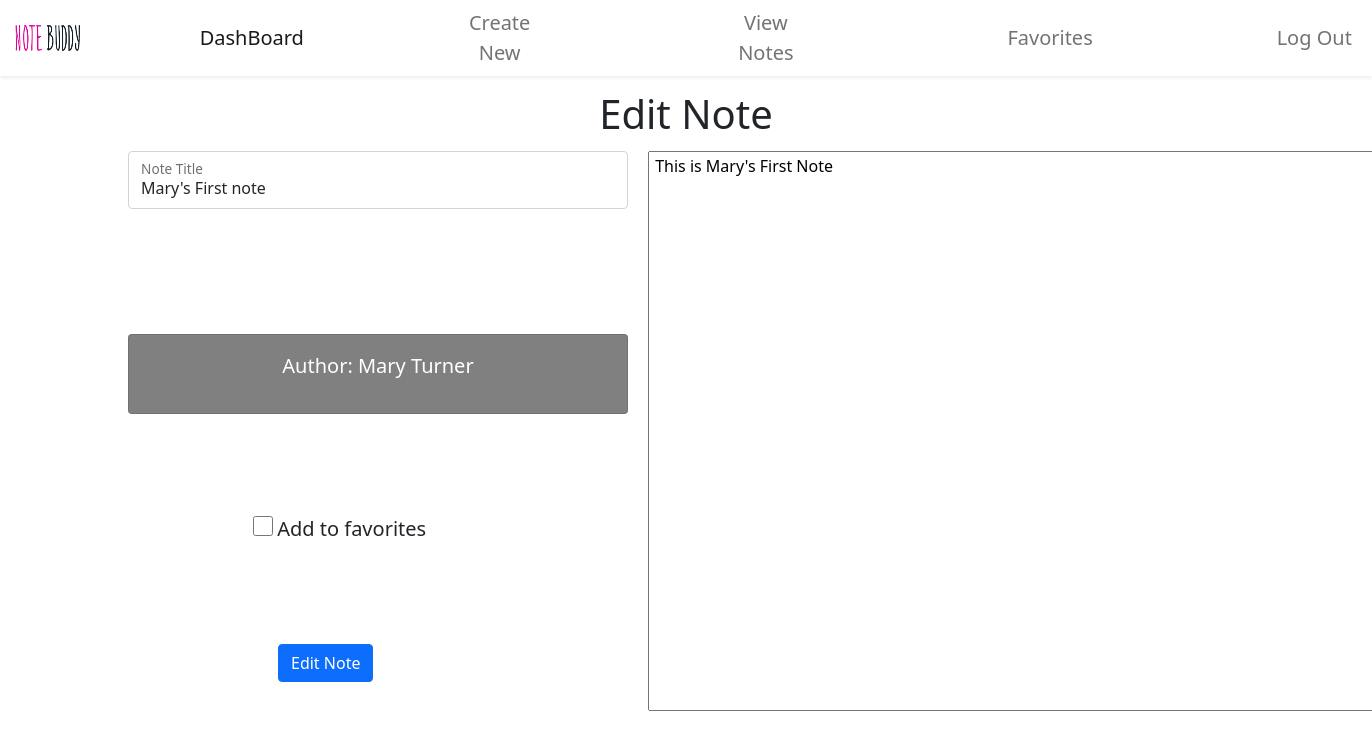
The page /edit/9 (signed in) on the database its author committed.
### tables this page shows
CREATE TABLE notes(
id integer primary key autoincrement Not Null,
user_id int Not Null,
title char(64) Not Null,
context text Not Null,
favorites BIT NOT NULL, date datetime,
Foreign key(user_id) references user(id)
);

CREATE TABLE user (
id INTEGER PRIMARY KEY AUTOINCREMENT,
FirstName VARCHAR(64) NOT NULL,
LastName VARCHAR(64) NOT NULL,
username VARCHAR(64) NOT NULL,
password VARCHAR(64) NOT NULL
);

### main.py (the view)
@app.route('/edit/<note_id>', methods=['GET','POST'])
@login_required
def editPost(note_id):
    if request.method == "POST":
        Edtitle = request.form.get('edTitle')
        Edcontent = request.form.get("edContent")
        Edfavorite = request.form.get("checkEdFav")
        Edpost_date = datetime.datetime.now()
        if Edfavorite == "on":
            Edfavorite = 1
        else:
            Edfavorite = 0
        db.execute('UPDATE notes SET title = ?, context = ?, favorites = ?, date = ? WHERE id = ?', Edtitle, Edcontent, Edfavorite, Edpost_date, note_id)
        flash('Note successfully edited!')
        return redirect(url_for('viewNote'))
    else:
        note = db.execute('SELECT * FROM notes WHERE id = ?', note_id)
        author_Fname = db.execute("SELECT FirstName FROM user WHERE id = ?", session['id'])
        author_Lname = db.execute("SELECT LastName FROM user WHERE id = ?", session['id'])
        return render_template('edit.html', note=note, Fname=author_Fname[0]['FirstName'], Lname=author_Lname[0]['LastName'])

### main.py (called while the page is built)
def login_required(f):
    @wraps(f)
    def wrap(*args, **kwargs):
        if 'logged_in' in session:
            return f(*args, **kwargs)
        else:
            return redirect(url_for('login'))
    return wrap

### templates/edit.html
{% extends 'layout.html' %}
{% block body %}
    <h1 class = "text-center" style="margin-top:1%;">Edit Note</h1>
    {% for i in note %}
    <form id="editNote" style="margin-top:1%;" action="{{url_for('editPost', note_id=i.id)}}" method="POST">
        <div class="container">
            <div class=" flex-child left">
                <div class="form-floating mb-3 createTitleInput">
                    <input type="text" class="form-control" id="floatingInput" name=edTitle value="{{ i.title }}" required>
                    <label for="floatingInput"> Note Title</label>
                </div>
               <div class="card createAuthor">
                  <div class="card-body">
                    <p class="text-center createAuthorText"> Author: {{ Fname }} {{ Lname }}<p>
                  </div>
                </div>
                <div class ="createCheck">
                    {% if i.favorites == 1 %}
                    <input type="checkbox" id="favorites" name=checkEdFav checked>
                    {% else %}
                    <input type="checkbox" id="favorites" name=checkEdFav>
                    {% endif %}
                    <label for="favorites">Add to favorites</label>
                </div>
                <div class="createButton">
                    <input type="submit" class="btn btn-primary" value="Edit Note" >
                </div>
            </div>
            <div class="flex-child right">
                <textarea class="notebox" name="edContent" required> {{ i.context }} </textarea>
            </div>
        </div>
    </form>
    {% endfor %}
{% endblock %}

### static/style.css (style rules this page uses)
.notebox { width: 800px; height: 560px; }
.container { display:flex; }
.flex-child { flex: 1; }
.flex-child:first-child { margin-right: 20px; }
.card { margin-left: 25%; margin-top: 3%; }
.createTitleInput { width: 500px; margin-bottom: 50%; }
.createAuthor { width:100%; margin: auto; margin-top:25%; background-color: gray; }
.createAuthorText { font-size: 20px; color: white; }
.createCheck { margin-top:20%; }
.createCheck input { width: 20px; height: 20px; margin-left: 125px; }
.createCheck label { font-size:20px; }
.createButton { margin-left:150px; margin-top:20%; }

### rows shown on the page
notes: edTitle "Mary's First note", edContent "This is Mary's First Note"
user: FirstName "Mary", LastName "Turner"
